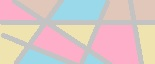
#> input picture 02-Languages/Python/11-PIL/captcha_background.jpg, 155 x 64 px, found by its file name
$ python captcha.py
#> lines starting #> are read from the running program, lines starting #| are printed output that depends on the picture
import random
from PIL import Image, ImageFont, ImageDraw

def generateCaptcha(size):
#> called with size = 5
    lowerCase = []
    for i in range(97,123): #ASCII a-z
        lowerCase.append(chr(i))

    upperCase = []
    for i in range(65,91): #ASCII A-Z
        upperCase.append(chr(i))

    digits = []
    for i in range(48,58): #ASCII 0-9
        digits.append(chr(i))

    all = []
    all.extend(lowerCase)
    all.extend(upperCase)
    all.extend(digits)

    random.shuffle(all)

    captcha = ''
    for i in range(size):
        captcha = captcha + random.choice(all)

    return captcha

def drawCaptcha(captcha):
    #load the image in memory
#> called with captcha = 'mY2RY'
    canvas = Image.open('d:/images/captcha_background.jpg')
#> canvas is the input picture: PIL image 155x64 RGB; mean R, G, B 218.1, 198.7, 197.2

    #access canvas's writing pen
    pen = ImageDraw.Draw(canvas)

    #define the font
    fnt = ImageFont.truetype('c:/windows/fonts/segoepr.ttf', 30)

    #write
    x= 0
    y= 0
    min_y_offset = 10
    max_y_offset = 20
    min_x_offset = 20
    max_x_offset = 30
    flag = False


    for character in captcha:
        x = x + random.randint(min_x_offset, max_x_offset)
        if flag == False:
            y = y + random.randint(min_y_offset, max_y_offset)
        else:
            y = y - random.randint(min_y_offset, max_y_offset)

        flag = not flag

        pen.text(xy=(x,y), text= character, fill=(random.randint(0,180), random.randint(0,180), random.randint(0,180)), font=fnt)
#> after the loop, x = 130; y = 3

    canvas.save('d:/captcha.jpg')
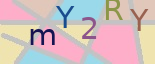
#> saved as captcha.jpg: PIL image 155x64 RGB; mean R, G, B 210.3, 191, 190.9

def main():
    captcha = generateCaptcha(5)
    print(captcha)
    drawCaptcha(captcha)

main()
